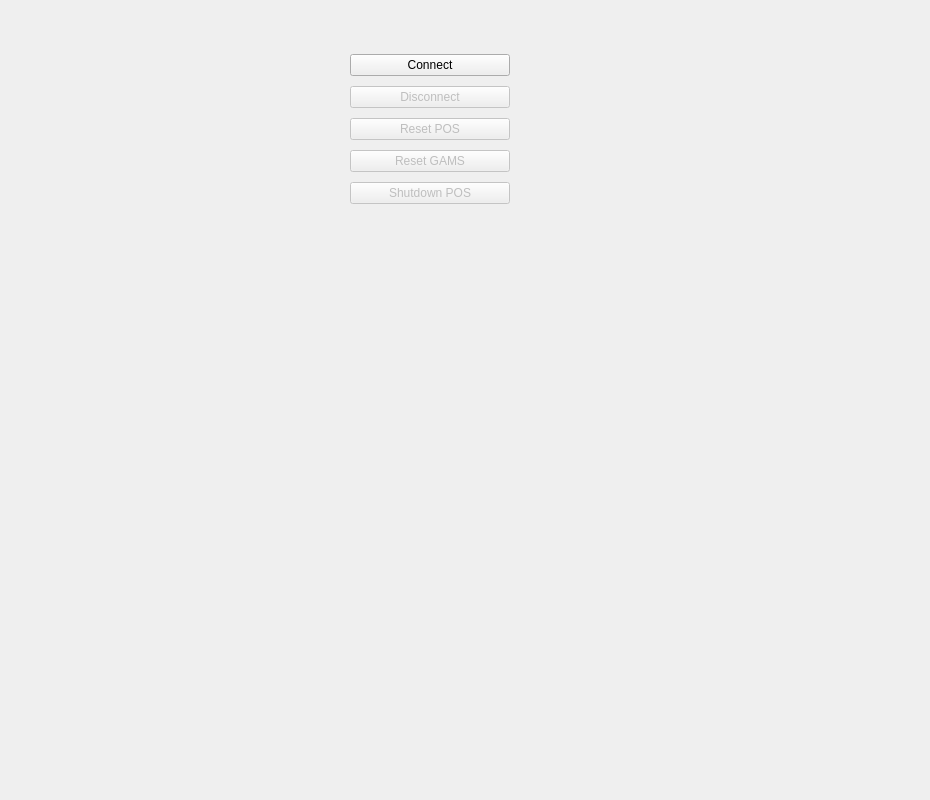
<?xml version="1.0" encoding="UTF-8"?>
<ui version="4.0">
 <class>ProgramControl</class>
 <widget class="QWidget" name="ProgramControl">
  <property name="geometry">
   <rect>
    <x>0</x>
    <y>0</y>
    <width>930</width>
    <height>800</height>
   </rect>
  </property>
  <property name="windowTitle">
   <string>Form</string>
  </property>
  <widget class="QWidget" name="gridLayoutWidget">
   <property name="geometry">
    <rect>
     <x>350</x>
     <y>50</y>
     <width>160</width>
     <height>161</height>
    </rect>
   </property>
   <layout class="QGridLayout" name="actionLayout">
    <item row="0" column="0">
     <widget class="QPushButton" name="connectButton">
      <property name="text">
       <string>Connect</string>
      </property>
     </widget>
    </item>
    <item row="1" column="0">
     <widget class="QPushButton" name="disconnectButton">
      <property name="enabled">
       <bool>false</bool>
      </property>
      <property name="text">
       <string>Disconnect</string>
      </property>
     </widget>
    </item>
    <item row="3" column="0">
     <widget class="QPushButton" name="resetGAMSButton">
      <property name="enabled">
       <bool>false</bool>
      </property>
      <property name="text">
       <string>Reset GAMS</string>
      </property>
     </widget>
    </item>
    <item row="2" column="0">
     <widget class="QPushButton" name="resetPOSButton">
      <property name="enabled">
       <bool>false</bool>
      </property>
      <property name="text">
       <string>Reset POS</string>
      </property>
     </widget>
    </item>
    <item row="4" column="0">
     <widget class="QPushButton" name="shutdownButton">
      <property name="enabled">
       <bool>false</bool>
      </property>
      <property name="text">
       <string>Shutdown POS</string>
      </property>
     </widget>
    </item>
   </layout>
  </widget>
 </widget>
 <resources/>
 <connections>
  <connection>
   <sender>connectButton</sender>
   <signal>pressed()</signal>
   <receiver>ProgramControl</receiver>
   <slot>connectPressed()</slot>
   <hints>
    <hint type="sourcelabel">
     <x>429</x>
     <y>64</y>
    </hint>
    <hint type="destinationlabel">
     <x>464</x>
     <y>399</y>
    </hint>
   </hints>
  </connection>
  <connection>
   <sender>disconnectButton</sender>
   <signal>pressed()</signal>
   <receiver>ProgramControl</receiver>
   <slot>disconnectPressed()</slot>
   <hints>
    <hint type="sourcelabel">
     <x>429</x>
     <y>97</y>
    </hint>
    <hint type="destinationlabel">
     <x>464</x>
     <y>399</y>
    </hint>
   </hints>
  </connection>
  <connection>
   <sender>resetPOSButton</sender>
   <signal>pressed()</signal>
   <receiver>ProgramControl</receiver>
   <slot>resetPOSPressed()</slot>
   <hints>
    <hint type="sourcelabel">
     <x>429</x>
     <y>130</y>
    </hint>
    <hint type="destinationlabel">
     <x>464</x>
     <y>399</y>
    </hint>
   </hints>
  </connection>
  <connection>
   <sender>resetGAMSButton</sender>
   <signal>pressed()</signal>
   <receiver>ProgramControl</receiver>
   <slot>resetGAMSPressed()</slot>
   <hints>
    <hint type="sourcelabel">
     <x>429</x>
     <y>163</y>
    </hint>
    <hint type="destinationlabel">
     <x>464</x>
     <y>399</y>
    </hint>
   </hints>
  </connection>
  <connection>
   <sender>shutdownButton</sender>
   <signal>pressed()</signal>
   <receiver>ProgramControl</receiver>
   <slot>shutdownPressed()</slot>
   <hints>
    <hint type="sourcelabel">
     <x>429</x>
     <y>196</y>
    </hint>
    <hint type="destinationlabel">
     <x>464</x>
     <y>399</y>
    </hint>
   </hints>
  </connection>
 </connections>
 <slots>
  <slot>connectPressed()</slot>
  <slot>disconnectPressed()</slot>
  <slot>resetPOSPressed()</slot>
  <slot>resetGAMSPressed()</slot>
  <slot>shutdownPressed()</slot>
 </slots>
</ui>
